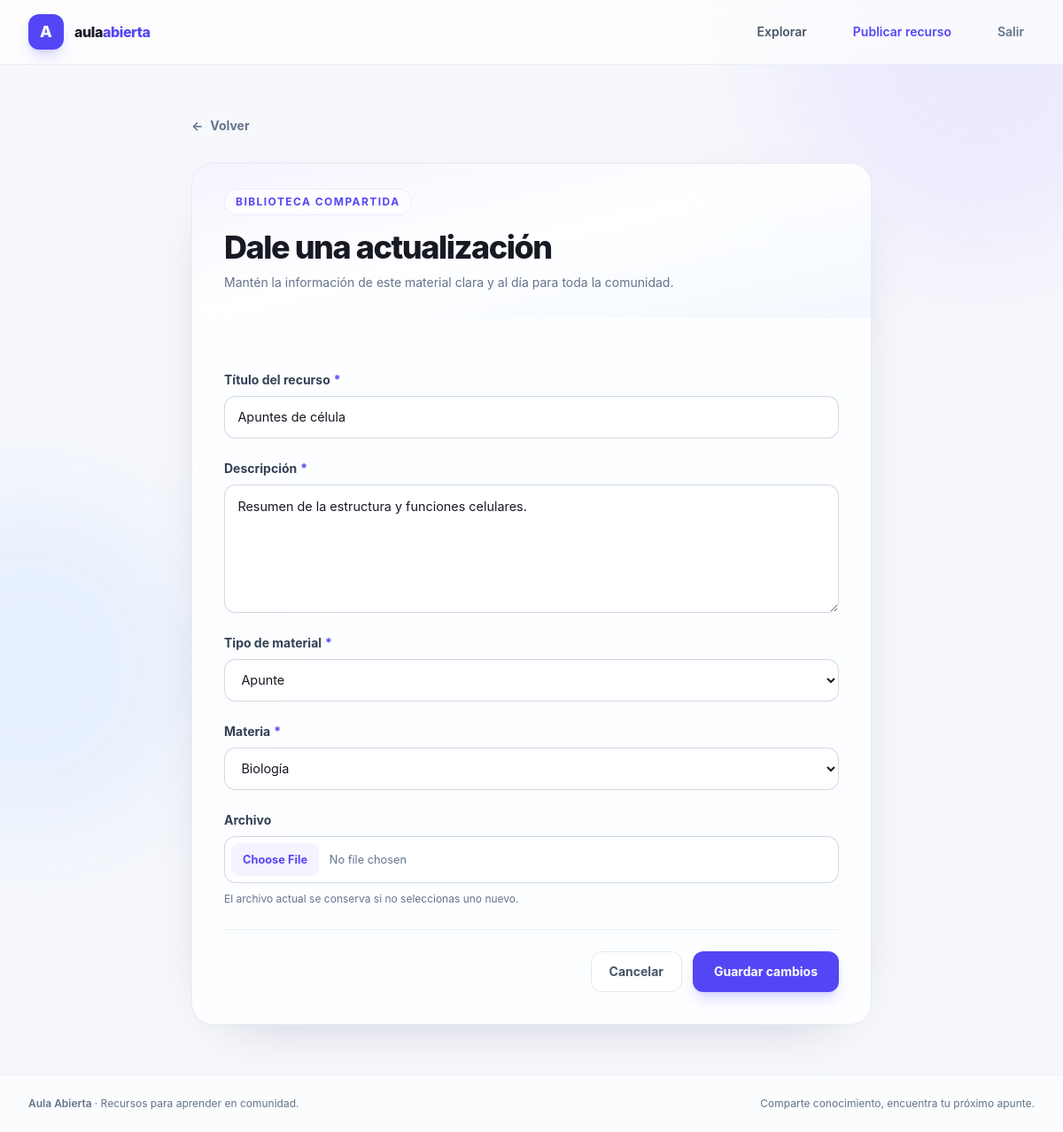
/recurso/8/editar/ (signed in), run on the app's committed database.
### resources/models.py (models this page shows, shortened)
class RecursoAcademico(models.Model):
    class Tipo(models.TextChoices):
        GUIA = "guia", "Guía de estudio"
        APUNTE = "apunte", "Apunte"
        MATERIAL_CLASE = "clase", "Material de clase"
    titulo = models.CharField(max_length=200)
    descripcion = models.TextField()
    tipo = models.CharField(
        max_length=20,
        choices=Tipo.choices,
        default=Tipo.GUIA,
    )
    archivo = models.FileField(
        upload_to="recursos/",
        validators=[
            FileExtensionValidator(
                allowed_extensions=[
                    "csv",
                    "doc",
                    "docx",
                    "jpg",
                    "jpeg",
                    "pdf",
                    "png",
                    "ppt",
                    "pptx",
                    "txt",
                    "xls",
                    "xlsx",
                ]
            ),
            validate_file_size,
            validate_resource_content,
        ],
    )
    materia = models.ForeignKey(
        Materia,
        on_delete=models.CASCADE,
        related_name="recursos",
    )
    fecha_subida = models.DateTimeField(auto_now_add=True)
    vistas = models.PositiveIntegerField(default=0)
    descargas = models.PositiveIntegerField(default=0)
    class Meta:
        ordering = ["-fecha_subida"]
        verbose_name = "recurso académico"
        verbose_name_plural = "recursos académicos"

### resources/views.py (the view, shortened to what this page needs)
# urls.py: path("recurso/<int:pk>/editar/", views.resource_update, name="update"),
@login_required
def resource_update(request, pk):
    recurso = get_object_or_404(RecursoAcademico, pk=pk)
    archivo_anterior = recurso.archivo.name
    form = RecursoAcademicoForm(
        request.POST if request.method == "POST" else None,
        request.FILES if request.method == "POST" else None,
        instance=recurso,
    )
    return render(
        request,
        "resources/resource_form.html",
        {"form": form, "is_edit": True, "recurso": recurso},
    )

### resources/models.py (called while the page is built)
    def __str__(self):
        return self.nombre

### resources/templates/resources/resource_form.html (shortened to what this page needs)
{% extends "resources/base.html" %}
{% block content %}
<section class="enter mx-auto max-w-3xl">
  <a href="{% if is_edit %}{% url 'resources:detail' recurso.pk %}{% else %}{% url 'resources:index' %}{% endif %}" class="mb-8 inline-flex items-center gap-2 rounded-lg text-sm font-bold text-slate-500 transition hover:text-electric focus-visible:outline focus-visible:outline-2 focus-visible:outline-electric">
    <span aria-hidden="true">←</span> Volver
  </a>
  <div class="glass overflow-hidden rounded-3xl shadow-[0_20px_70px_-45px_rgba(25,25,70,.4)]">
    <div class="bg-gradient-to-br from-violet-50/90 via-white/50 to-blue-50/80 px-6 py-7 sm:px-9">
      <span class="inline-flex rounded-full border border-violet-100 bg-white/75 px-3 py-1.5 text-xs font-bold uppercase tracking-[.12em] text-electric">Biblioteca compartida</span>
      <h1 class="mt-4 text-3xl font-extrabold tracking-[-.04em] sm:text-4xl">{% if is_edit %}Dale una actualización{% else %}Comparte lo que sabes{% endif %}</h1>
      <p class="mt-2 max-w-xl text-sm leading-6 text-slate-500">{% if is_edit %}Mantén la información de este material clara y al día para toda la comunidad.{% else %}Añade un material útil y ayuda a otros estudiantes a llegar más lejos.{% endif %}</p>
    </div>
    <form method="post" enctype="multipart/form-data" class="space-y-6 p-6 sm:p-9" novalidate>
      {% for field in form %}
        <div class="form-field">
          <label for="{{ field.id_for_label }}" class="mb-2 block text-sm font-bold text-slate-700">
            {{ field.label }}{% if field.field.required %}<span class="ml-1 text-electric" aria-hidden="true">*</span>{% endif %}
          </label>
          {{ field }}
          {% if field.help_text %}<p class="mt-2 text-xs leading-5 text-slate-500">{{ field.help_text }}</p>{% endif %}
        </div>
      {% endfor %}
      <div class="flex flex-col-reverse gap-3 border-t border-slate-200/70 pt-6 sm:flex-row sm:justify-end">
        <a href="{% if is_edit %}{% url 'resources:detail' recurso.pk %}{% else %}{% url 'resources:index' %}{% endif %}" class="rounded-xl border border-slate-200 bg-white px-5 py-3 text-center text-sm font-bold text-slate-600 transition hover:border-slate-300 focus-visible:outline focus-visible:outline-2 focus-visible:outline-electric">Cancelar</a>
        <button type="submit" class="action-button rounded-xl bg-electric px-6 py-3 text-sm font-bold text-white shadow-lg shadow-electric/20 hover:-translate-y-0.5 hover:bg-indigo-700 focus-visible:outline focus-visible:outline-2 focus-visible:outline-offset-2 focus-visible:outline-electric">{% if is_edit %}Guardar cambios{% else %}Publicar recurso{% endif %}</button>
      </div>
    </form>
  </div>
</section>
{% endblock %}

### data on the page
RecursoAcademico: form "Apuntes de célula" "Resumen de la estructura y funciones celulares." "Apunte" "Biología"

### other printed values
{{ field.label }} "Título del recurso" "Descripción" "Tipo de material" "Materia" "Archivo"
{{ field.help_text }} "El archivo actual se conserva si no seleccionas uno nuevo."
